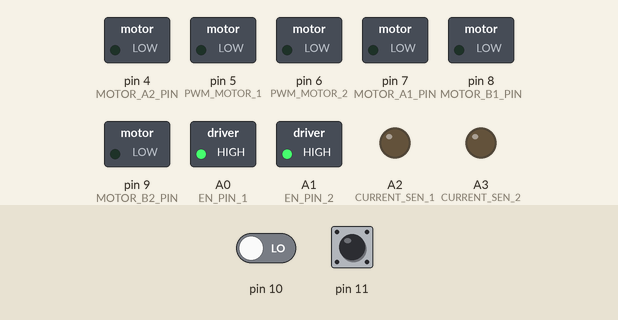
This sketch was run on a simulated Arduino Uno, built with avr-gcc and run on an emulated ATmega328P. Parts: switched loads named in the sketch (green lamp = pin HIGH), output pins drawn as LEDs (lit = HIGH). The test bench sets the inputs (shaded band); at power-on: pin 11 LOW, pin 10 LOW.

Above: at 3.2 s.
3.3 s: pin 11 pulsed HIGH 2 times (0.12 s each, 0.3 s apart)
At 3.9 s:
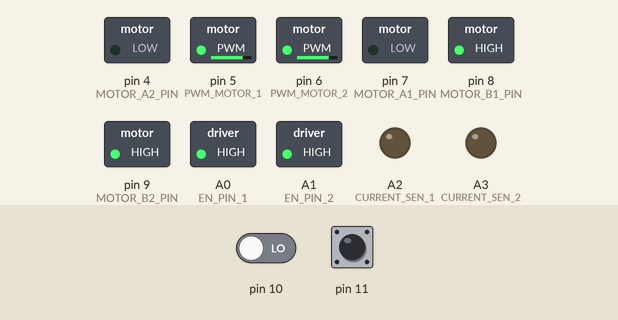
At 6.7 s:
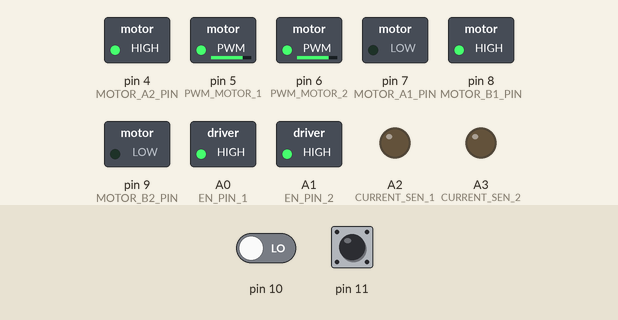
Timing chart, 0 to 8.2 s (numbered marks = the images above; inputs shaded):
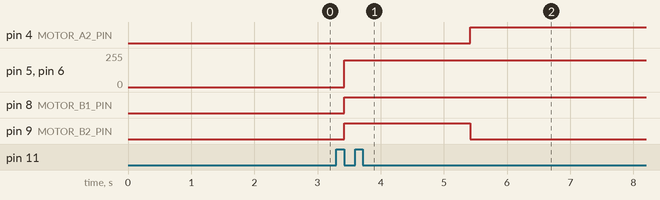

The sketch:

controladora.ino
```cpp
#define BRAKE 0
#define CW    1
#define CCW   2
#define CS_THRESHOLD 15   // Definition of safety current (Check: "1.3 Monster Shield Example").

//MOTOR 1
#define MOTOR_A1_PIN 7
#define MOTOR_B1_PIN 8

//MOTOR 2
#define MOTOR_A2_PIN 4
#define MOTOR_B2_PIN 9

#define PWM_MOTOR_1 5
#define PWM_MOTOR_2 6

#define CURRENT_SEN_1 A2
#define CURRENT_SEN_2 A3

#define EN_PIN_1 A0
#define EN_PIN_2 A1

#define MOTOR_1 0
#define MOTOR_2 1

unsigned long currentMillis = 0;
 int motor_izquierda = 1000;
 int motor_derecha = 1000;
 int motor_izquierda_centro = 1000;
 int motor_derecha_centro = 1000;
 int motor_izquierda_accel = 0x00;
 int motor_derecha_accel = 0x00;
 int motor_derecha_val = 0;
 int motor_izquierda_val = 0;
 int canal1_centro = 0;
 int canal2_centro = 0;
 int canal_1 = 0;
 int canal_2 = 0;
 int accel = 0;
 int giro = 0;
 int otrogiro = 0;
bool sensor_centro =  false;
bool sensor_derecha =  false;
bool sensor_izquierda =  false;
bool primero = true;
bool otra  = true;
bool segundo = true;
int limites = 200;//velocidad maxima
int vel_busqueda = 30;//velocidad bajapara buscar


short usSpeed = 150;  //default motor speed
unsigned short usMotor_Status = BRAKE;

void setup()
{
  pinMode(MOTOR_A1_PIN, OUTPUT);
  pinMode(MOTOR_B1_PIN, OUTPUT);

  pinMode(MOTOR_A2_PIN, OUTPUT);
  pinMode(MOTOR_B2_PIN, OUTPUT);

  pinMode(PWM_MOTOR_1, OUTPUT);
  pinMode(PWM_MOTOR_2, OUTPUT);

  pinMode(CURRENT_SEN_1, OUTPUT);
  pinMode(CURRENT_SEN_2, OUTPUT);

  pinMode(EN_PIN_1, OUTPUT);
  pinMode(EN_PIN_2, OUTPUT);
//receptor dos canales
    pinMode(10, INPUT);
    pinMode(11, INPUT);
delay(50);
canal_1 = pulseIn(10,HIGH);
canal_2 = pulseIn(11,HIGH);
canal1_centro = map(canal_1,1000,2000,745,1255);
canal2_centro = map(canal_2,1000,2000,745,1255);
    digitalWrite(EN_PIN_1, HIGH);
    digitalWrite(EN_PIN_2, HIGH);
//  Serial.begin(9600);              // Initiates the serial to do the monitoring
//  Serial.println("Begin motor control");
//  Serial.println(); //Print function list for user selection
//  Serial.println("Enter number for control option:");
//  Serial.println("1. STOP");
//  Serial.println("2. FORWARD");
//  Serial.println("3. REVERSE");
//  Serial.println("4. READ CURRENT");
//  Serial.println("+. INCREASE SPEED");
//  Serial.println("-. DECREASE SPEED");
//  Serial.println();

}

void loop()
{
  canal_1 = pulseInLong(10,HIGH);
  canal_2 = pulseInLong(11,HIGH);

accel = map(canal_1,1000,2000,745,1255);
giro = map(canal_2,1000,2000,745,1255);

motor_derecha = accel  + giro - canal1_centro;
motor_izquierda = accel +canal1_centro - giro;

//analogWrite(6,motor_derecha);
analogWrite(5,motor_izquierda);
 if(motor_derecha>(motor_derecha_centro + limites)){
  motor_derecha = motor_derecha_centro + limites;
 }
 if(motor_izquierda>(motor_izquierda_centro + limites)){
  motor_izquierda = motor_izquierda_centro + limites;
 }

  if(motor_derecha<(motor_derecha_centro-limites)){
  motor_derecha = motor_derecha_centro-limites;
 }

 if(motor_izquierda<(motor_izquierda_centro-limites)){
  motor_izquierda = motor_izquierda_centro-limites;
 }


if(motor_derecha_centro <= motor_derecha){
 //atras
  motor_derecha_val = motor_derecha - motor_derecha_centro;
  if(motor_derecha_val>limites){
    motor_derecha_val = limites;
  }

  digitalWrite(7,HIGH);
  digitalWrite(8,LOW);
  analogWrite(6,motor_derecha_val);
}else{
  //adelante
  motor_derecha_val = motor_derecha_centro - motor_derecha;
  if(motor_derecha_val>limites){
    motor_derecha_val = limites;
  }
    digitalWrite(7,LOW);
  digitalWrite(8,HIGH);
  analogWrite(6,motor_derecha_val);
}


if(motor_izquierda_centro <= motor_izquierda){
 //atras
  motor_izquierda_val = motor_izquierda - motor_izquierda_centro;
    if(motor_izquierda_val>limites){
    motor_izquierda_val = limites;
  }

  digitalWrite(9,HIGH);
  digitalWrite(4,LOW);
  analogWrite(5,motor_izquierda_val);
}else{
  //adelante
  motor_izquierda_val = motor_izquierda_centro - motor_izquierda;
  if(motor_izquierda_val>limites){
    motor_izquierda_val = limites;
  }
  digitalWrite(4,HIGH);
  digitalWrite(9,LOW);
  analogWrite(5,motor_izquierda_val);
}
    delay(1);
}

void Stop()
{
  Serial.println("Stop");
  usMotor_Status = BRAKE;
  motorGo(MOTOR_1, usMotor_Status, 0);
  motorGo(MOTOR_2, usMotor_Status, 0);

}

void Forward()
{
  Serial.println("Forward");
  usMotor_Status = CW;
  motorGo(MOTOR_1, usMotor_Status, usSpeed);
  motorGo(MOTOR_2, usMotor_Status, usSpeed);
}

void Reverse()
{
  Serial.println("Reverse");
  usMotor_Status = CCW;
  motorGo(MOTOR_1, usMotor_Status, usSpeed);
  motorGo(MOTOR_2, usMotor_Status, usSpeed);
}

void IncreaseSpeed()
{
  usSpeed = usSpeed + 10;
  if(usSpeed > 255)
  {
    usSpeed = 255;
  }

  Serial.print("Speed +: ");
  Serial.println(usSpeed);

  motorGo(MOTOR_1, usMotor_Status, usSpeed);
  motorGo(MOTOR_2, usMotor_Status, usSpeed);
}

void DecreaseSpeed()
{
  usSpeed = usSpeed - 10;
  if(usSpeed < 0)
  {
    usSpeed = 0;
  }

  Serial.print("Speed -: ");
  Serial.println(usSpeed);

  motorGo(MOTOR_1, usMotor_Status, usSpeed);
  motorGo(MOTOR_2, usMotor_Status, usSpeed);
}

void motorGo(uint8_t motor, uint8_t direct, uint8_t pwm)         //Function that controls the variables: motor(0 ou 1), direction (cw ou ccw) e pwm (entra 0 e 255);
{
  if(motor == MOTOR_1)
  {
    if(direct == CW)
    {
      digitalWrite(MOTOR_A1_PIN, LOW);
      digitalWrite(MOTOR_B1_PIN, HIGH);
    }
    else if(direct == CCW)
    {
      digitalWrite(MOTOR_A1_PIN, HIGH);
      digitalWrite(MOTOR_B1_PIN, LOW);
    }
    else
    {
      digitalWrite(MOTOR_A1_PIN, LOW);
      digitalWrite(MOTOR_B1_PIN, LOW);
    }

    analogWrite(PWM_MOTOR_1, pwm);
  }
  else if(motor == MOTOR_2)
  {
    if(direct == CW)
    {
      digitalWrite(MOTOR_A2_PIN, LOW);
      digitalWrite(MOTOR_B2_PIN, HIGH);
    }
    else if(direct == CCW)
    {
      digitalWrite(MOTOR_A2_PIN, HIGH);
      digitalWrite(MOTOR_B2_PIN, LOW);
    }
    else
    {
      digitalWrite(MOTOR_A2_PIN, LOW);
      digitalWrite(MOTOR_B2_PIN, LOW);
    }

    analogWrite(PWM_MOTOR_2, pwm);
  }
}
```

Measured:
- after the input at 3.3 s, pin 4 (MOTOR_A2_PIN): LOW → HIGH after 2.1 s instead of 0.75 s; pin 5 (PWM_MOTOR_1), pin 6 (PWM_MOTOR_2): 0/255 → 200/255 after 0.12 s instead of 0.75 s; pin 8 (MOTOR_B1_PIN): LOW → HIGH after 0.12 s instead of 0.75 s; pin 9 (MOTOR_B2_PIN): LOW → HIGH after 0.12 s, → LOW 2.0 s later
